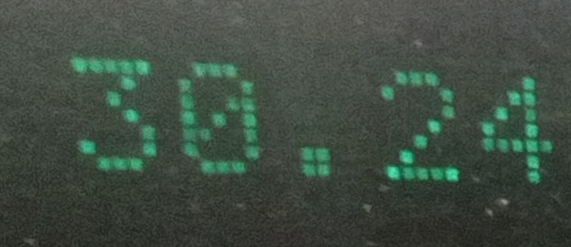
#> input picture pdf_generator/sipa_08/cropped_images/8/f01_cropped.png, 571 x 247 px; its folder holds 6 pictures in this run
$ jupyter execute --allow-errors sipa8_Conversion_pdf_generator.ipynb   (shell and % lines are left out)
#> lines starting #> are read from the running program, lines starting #| are printed output that depends on the picture; after the words box and inside, x2 and y2 are one past the last pixel; in counts of white or black regions, pixels touching at a corner belong together
### project_functions/ad_functions.py
from matplotlib import pyplot as plt
import pytesseract
import pandas as pd
import numpy as np
import random
import cv2
import os
import re


#########################################################################################################
# Function to show an image using pyplot
def show_img(img, size=12, title=None):
    """
    Displays an image using Matplotlib.

    Args:
        img (numpy.ndarray): The image to display, in BGR format.
        size (int, optional): The size of the displayed figure. Default is 12.
        title (str, optional): The title to display above the image. Default is None.

    Returns:
        None
    """

    # Get the current figure and set its size to the given size.
    fig = plt.gcf()
    fig.set_size_inches(size, size)

    # Turn off the axis to remove the ticks and labels.
    plt.axis("off")

    # Convert the image from BGR to RGB and display it using Matplotlib.
    plt.imshow(cv2.cvtColor(img, cv2.COLOR_BGR2RGB))

    # If a title is provided, set the title of the plot.
    if title is not None:
        plt.title(title)

    # Show the plot.
    plt.show()


#########################################################################################################
# Display four images
# [41 lines left out: function display_four_images, not called in this run]


#########################################################################################################
def display_ten_images(folder_path, title=None):
    """
    Displays ten images from a directory using Matplotlib.

    Args:
        folder_path (str): The path to the directory containing the images.
        title (str, optional): The title to display above the images. Default is None.

    Returns:
        None
    """
#> called with folder_path = './cropped_images/8/', title = 'SIPA 8 Images Cropped'
    # Get the list of all files in the directory
    filenames = os.listdir(folder_path)
    # Select the first 10 files from the list
    selected_files = filenames[:10]

    # Initialize the figure and axis
    fig, axs = plt.subplots(5, 2, figsize=(10, 12), facecolor="#808080")

    # Iterate through the selected files and plot the image
    for i, f in enumerate(selected_files):
        img = cv2.imread(os.path.join(folder_path, f))
#> img is the input picture: shape (247, 571, 3); mean B, G, R 66.3, 77, 64
        img = cv2.cvtColor(img, cv2.COLOR_BGR2RGB)
        axs[i // 2, i % 2].imshow(img)
        axs[i // 2, i % 2].axis("off")
        axs[i // 2, i % 2].grid(False)
        axs[i // 2, i % 2].set_title(f)

    # Remove the grid lines from the empty subplots
    for ax in axs.flat:
        ax.grid(False)
        ax.set_xticks([])
        ax.set_yticks([])
        ax.set_facecolor("#808080")
        for sp in ax.spines.values():
            sp.set_visible(False)
#> this loop made 10 passes

    # Set the overall chart title
    fig.suptitle(title, fontsize=20, fontweight=700)

    plt.show()
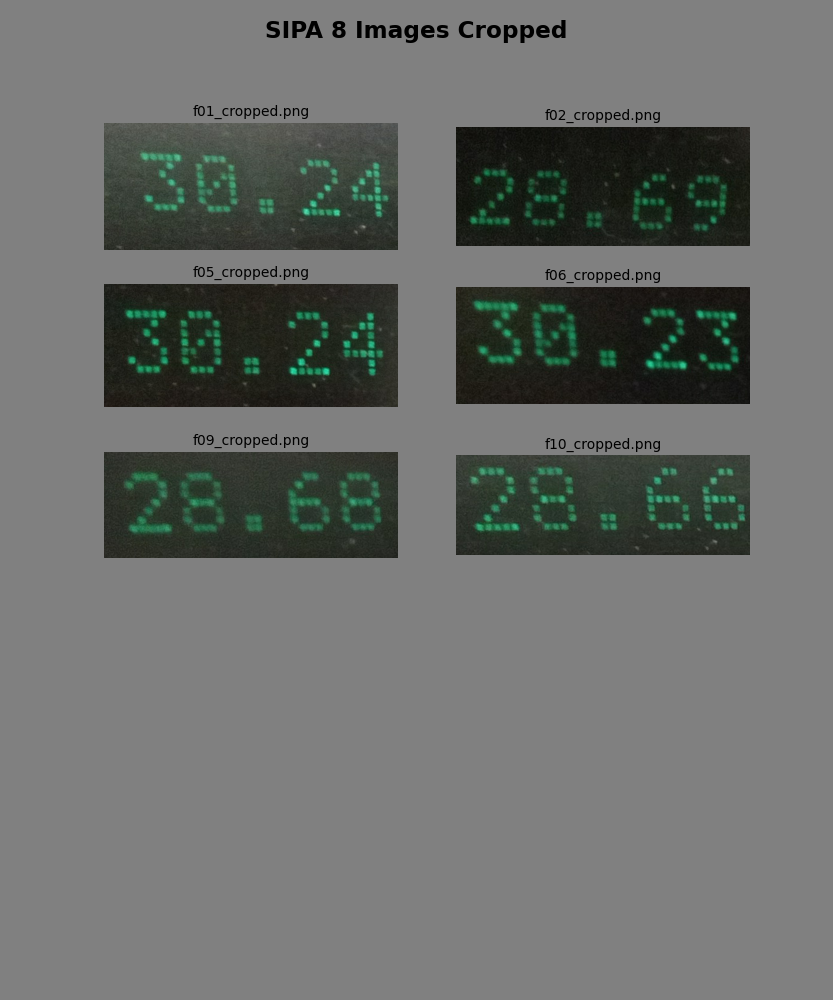
#> figure drawn by matplotlib, 6 panels


#########################################################################################################
# Read Input File - parameter number of the folder
# [110 lines left out: functions read_input_file_list, is_image, read_resize_data, get_text, not called in this run]


#########################################################################################################
# Read text using pytesseract and return the text
def get_text_lets(image):
    """
    Uses Tesseract OCR to extract text from an input image.

    Args:
        image (numpy.ndarray): The input image to extract text from.

    Returns:
        A tuple containing the extracted text as strings: (text_lets, text_eng).
    """

    # psm 6 = Assume a single uniform block of text.
    config_tesseract = "--tessdata-dir ./ttesseract_langs --oem 1 --psm 7"

    # Read text from image using Seven Segment training data

    # text_ssd = pytesseract.image_to_string(image, lang="letsgodigital", config=config_tesseract)
    text_ssd = pytesseract.image_to_string(image, lang="ssd", config=config_tesseract)

    # text_lets = pytesseract.image_to_string(image, lang="ssd", config=config_tesseract)
    text_lets = pytesseract.image_to_string(
        image, lang="letsgodigital", config=config_tesseract
    )

    # Read text from image using English character training data
    text_eng = pytesseract.image_to_string(image, lang="eng", config=config_tesseract)

    text_dmx = pytesseract.image_to_string(
        image, lang="dotslayer", config=config_tesseract
    )

    # Clean text
    text_lets = "".join(c for c in text_lets if c.isdigit() or c == ".")
    text_ssd = "".join(c for c in text_ssd if c.isdigit() or c == ".")
    text_eng = "".join(c for c in text_eng if c.isdigit() or c == ".")
    text_dmx = "".join(c for c in text_dmx if c.isdigit() or c == ".")

    return text_lets, text_ssd, text_eng, text_dmx


#########################################################################################################
# Process using Thresh and return text for Seven Segment Display and English
# [170 lines left out: functions process_file_thresh, process_file_closing, process_adaptive_gaussian, process_otsu, not called in this run]


#########################################################################################################
def read_dot_matrix_image(image):
    """
    Takes an image and performs image processing operations to create a binary image with black dots on a white background,
    which represents the original dot matrix image.

    Args:
    - image: a numpy.ndarray representing the input image

    Returns:
    - close: a numpy.ndarray representing the processed image
    """

    # Load the image using OpenCV
    # image = cv2.imread(image_path)

    # Convert the image to grayscale
    gray = cv2.cvtColor(image, cv2.COLOR_BGR2GRAY)

    # Threshold the image to create a binary image
    thresh = cv2.threshold(gray, 0, 255, cv2.THRESH_BINARY_INV | cv2.THRESH_OTSU)[1]

    # Perform morphological operations to remove noise and fill in gaps
    kernel = cv2.getStructuringElement(cv2.MORPH_RECT, (2, 2))
    opening = cv2.morphologyEx(thresh, cv2.MORPH_OPEN, kernel, iterations=1)
    close = cv2.morphologyEx(opening, cv2.MORPH_CLOSE, kernel, iterations=1)

    # Return the processed image
    return close


# [18 lines of commented-out code are left out]


def process_deblurred_image(gray_image, kernel_size, kernel_sd, signal_to_noise_ratio):
    """
    Applies deconvolution to a grayscale image using a Wiener filter with a Gaussian blur kernel.

    Args:
        gray_image (numpy.ndarray): The grayscale input image as a 2D NumPy array.
        kernel_size (int): The size of the Gaussian blur kernel.
        kernel_sd (float): The standard deviation of the Gaussian blur kernel.
        signal_to_noise_ratio (float): The signal-to-noise ratio used for the Wiener filter.

    Returns:
        numpy.ndarray: The deblurred grayscale image as a 2D NumPy array.
    """

    # Define the blur kernel (e.g., Gaussian blur kernel)
    kernel = cv2.getGaussianKernel(kernel_size, kernel_sd)
    psf = kernel @ kernel.T

    # Define the Wiener filter
    psf /= np.sum(psf)
    otf = np.fft.fft2(psf)
    otf = np.conj(otf) / (np.abs(otf) ** 2 + signal_to_noise_ratio)
    wiener_filter = np.fft.ifft2(otf)

    # Perform deconvolution using the Wiener filter
    deblurred = cv2.filter2D(gray_image, -1, wiener_filter.real)

    return deblurred


#########################################################################################################
# Control loop for Sipa3 using stated size calculate thresh, closing, otsu and return array
# [85 lines left out: functions control_loop_sipa3, crop_image, not called in this run]


#########################################################################################################
def denoise_image(
    image, h=6, hForColorComponents=6, templateWindowSize=7, searchWindowSize=21
):
    """
    Apply non-local means denoising to an input image using OpenCV.

    Args:
        image (numpy.ndarray): A 3-channel color image with pixel values in the range [0, 255].
        h (float): The parameter that controls the filter strength. A larger value of `h` results in stronger denoising. Default is 6.
        hForColorComponents (float): The parameter that controls the filter strength for color images. A larger value of `hForColorComponents` results in stronger denoising of color components. Default is 6.
        templateWindowSize (int): The size of the window used for the non-local means algorithm. A larger value of `templateWindowSize` results in smoother denoising, but at the cost of blurring fine details. Default is 7.
        searchWindowSize (int): The size of the search window used for the non-local means algorithm. A larger value of `searchWindowSize` results in better noise reduction, but at the cost of longer computation time. Default is 21.

    Returns:
        numpy.ndarray: The denoised image.

    """
    return cv2.fastNlMeansDenoisingColored(
        image, None, h, hForColorComponents, templateWindowSize, searchWindowSize
    )


#########################################################################################################
# [31 lines left out: function mask_red, not called in this run]


#########################################################################################################
def mask_green(img):
    """
    Returns an image with only the green pixels from the input image.

    Parameters:
    img (numpy.ndarray): Input image in BGR format.

    Returns:
    numpy.ndarray: Output image with only the green pixels from the input image.

    """
    img_hsv = cv2.cvtColor(img, cv2.COLOR_BGR2HSV)
#> img_hsv: shape (247, 571, 3); mean H, S, V 55.1, 43.1, 77

    # define range of green color in HSV
    lower_green = np.array([40, 50, 50])
    upper_green = np.array([80, 255, 255])

    # create a mask with the specified green range
    mask = cv2.inRange(img_hsv, lower_green, upper_green)
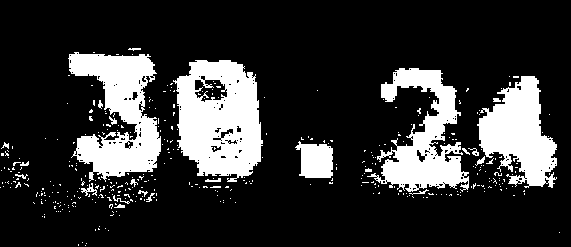
#> mask: shape (247, 571); 19.7% white; 387 white regions (363 under 20 px), largest, box (x1, y1, x2, y2) and area: (173, 60, 263, 182) 7750, (68, 52, 161, 182) 6547, (367, 68, 469, 192) 5607

    # apply the mask to the image to get the output image
    output_img = cv2.bitwise_and(img, img, mask=mask)
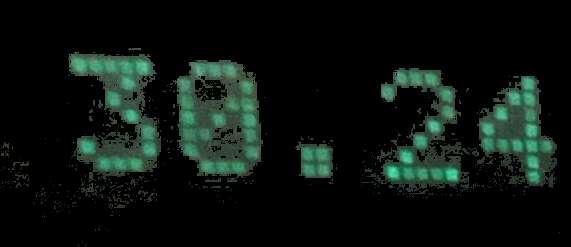
#> output_img: shape (247, 571, 3); mean B, G, R 15.4, 19.9, 11.6
#> `gray = cv2.cvtColor(img_masked_green, cv2.COLOR_BGR2GRAY)`:
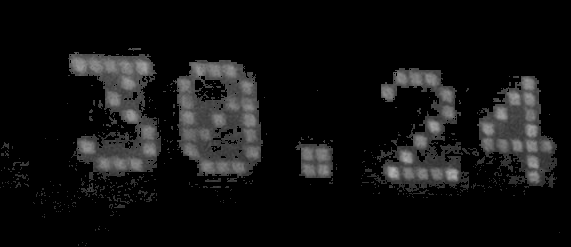
#> gray: shape (247, 571); min 0, max 181, mean 16.9

    return output_img


# [22 lines of commented-out code are left out]
def preprocess_motsu_image(img):
    """
    Preprocess an input image using the Motsu thresholding technique.
    This function applies a series of image processing techniques, including
    green color masking, grayscale conversion, Gaussian blurring, inversion,
    and thresholding. The resulting image is suitable for further processing or analysis.

    Args:
        img (numpy.ndarray): A BGR input image (3-channel).

    Returns:
        numpy.ndarray: A preprocessed binary image using Motsu thresholding.
    """

    # Mask the green color in the input image
    masked_green = mask_green(img)

    # Convert the masked image to grayscale
    masked_green_gray = cv2.cvtColor(masked_green, cv2.COLOR_BGR2GRAY)

    # Apply a Gaussian blur with a kernel size of (3, 3)
    blur_kernel = (5, 5)
    blurred_img = cv2.GaussianBlur(masked_green_gray, blur_kernel, 0)

    # Invert the blurred image
    inverted_img = cv2.bitwise_not(blurred_img)

    # Apply Motsu thresholding with a binary threshold and Otsu's method
    thresh_img = cv2.threshold(
        inverted_img, 80, 155, cv2.THRESH_BINARY | cv2.THRESH_OTSU
    )[1]

    # Apply a second Gaussian blur with a kernel size of (5, 5)
    blur_img = cv2.GaussianBlur(thresh_img, (5, 5), 0)

    # Apply the final Motsu thresholding
    ret, motsu_img = cv2.threshold(
        blur_img, 0, 255, cv2.THRESH_BINARY + cv2.THRESH_OTSU
    )

    return motsu_img


#########################################################################################################
# [163 lines left out: functions delete_file, invert_thresh, plot_label_frequencies, get_rotation_angle, rotate_image, not called in this run]

### project_functions/sipa_rep_functions.py
from reportlab.platypus import Table, Image
from reportlab.lib import colors
import os
import io
import numpy as np
import sys

from PIL import Image as PILImage

sys.path.append("../../Seperate_Folders/functions/")
import ad_functions as adfns
import sipa08_functions as s8fns

# os.chdir(r"d:/MTU/_Project_Grunt_Work/pdf_test/sipa_08")

###############################################################################################################################################
def delete_file(filename):
    if os.path.exists(filename):
        os.remove(filename)
        print(f"{filename} has been deleted.")
    else:
        print(f"{filename} does not exist.")


###############################################################################################################################################
# [276 lines left out: functions genHeaderTable, sipa08_genBodyTable, genFooterTable, genADADBodyTable, not called in this run]


def test_body(width, height, image_matrix, chunkSize):

    return "test_body"


############################################################################################################
# [208 lines left out: functions s09_genBodyTable, s09_crnn_genBodyTable, not called in this run]

### project_functions/sipa08_functions.py
import cv2
import sys
import numpy as np
from PIL import Image as PILImage
from io import BytesIO

sys.path.append("../../Seperate_Folders/functions/")
import ad_functions as adfns
import sipa_rep_functions as sf


# ###############################################################################################################################################
def get_images(file_list_segment, file_path):

    # print("in get_images")
    # Initialize an empty 5D NumPy array with dimensions (0, 7, 300, 300, 3)
    images_matrix = np.empty((0, 7, 300, 300, 3), dtype=np.uint8)
    digits_matrix = np.empty((0, 28), dtype=np.object)

    for index, filename in enumerate(file_list_segment):

        # print("filename:", filename)

        # Read the image and perform initial processing
        img = cv2.imread(file_path + filename)
        img_masked_green = adfns.mask_green(img)
        gray = cv2.cvtColor(img_masked_green, cv2.COLOR_BGR2GRAY)
        # print("gray.shape:", gray.shape)

        # Perform deconvolution using the Wiener filter
        kernel_size = 5
        kernel_sd = 0
        signal_to_noise_ratio = 0.1
        deblurred = adfns.process_deblurred_image(
            gray, kernel_size, kernel_sd, signal_to_noise_ratio
        )
        # print("deblurred.shape:", deblurred.shape)

        # Apply thresholding to the deblurred image
        thresh = cv2.threshold(deblurred, 0, 55, cv2.THRESH_BINARY | cv2.THRESH_OTSU)[1]
        # print("thresh.shape:", thresh.shape)
        thresh = cv2.cvtColor(thresh, cv2.COLOR_GRAY2BGR)
        deblurred = cv2.cvtColor(deblurred, cv2.COLOR_GRAY2BGR)

        # Apply denoising to the masked image and color denoising to the masked image
        dst = cv2.fastNlMeansDenoisingColored(img_masked_green, None, 6, 16, 7, 21)
        denoise_image = adfns.denoise_image(img_masked_green)

        motsu_image = adfns.preprocess_motsu_image(img)
        # Read the dot matrix image from the masked image
        dot_matrix_image = adfns.read_dot_matrix_image(img_masked_green)
        # print("dot_matrix_image.shape:", dot_matrix_image.shape)
        dot_matrix_image = cv2.cvtColor(dot_matrix_image, cv2.COLOR_GRAY2BGR)
        motsu_image = adfns.preprocess_motsu_image(img)
        motsu_image = cv2.cvtColor(motsu_image, cv2.COLOR_GRAY2BGR)

        (
            text_lets_original,
            text_ssd_original,
            text_eng_original,
            text_dotmatrix_original,
        ) = adfns.get_text_lets(img)
        (
            text_lets_masked,
            text_ssd_masked,
            text_eng_masked,
            text_dotmatrix_masked,
        ) = adfns.get_text_lets(img_masked_green)
        (
            text_lets_deblurred,
            text_ssd_deblurred,
            text_eng_deblurred,
            text_dotmatrix_deblurred,
        ) = adfns.get_text_lets(deblurred)
        (
            text_lets_thresh,
            text_ssd_thresh,
            text_eng_thresh,
            text_dotmatrix_thresh,
        ) = adfns.get_text_lets(thresh)

        (
            text_lets_deionised,
            text_ssd_deionised,
            text_eng_deionised,
            text_dotmatrix_deionised,
        ) = adfns.get_text_lets(denoise_image)

        (
            text_lets_dst,
            text_ssd_dst,
            text_eng_dst,
            text_dotmatrix_dst,
        ) = adfns.get_text_lets(dst)

        (
            text_lets_dotmatrix,
            text_ssd_dotmatrix,
            text_eng_dotmatrix,
            text_dotmatrix_dotmatrix,
        ) = adfns.get_text_lets(dot_matrix_image)

        (
            text_lets_motsu,
            text_ssd_motsu,
            text_eng_motsu,
            text_dotmatrix_motsu,
        ) = adfns.get_text_lets(motsu_image)

        # print("text_dotmatrix_dotmatrix:", text_dotmatrix_dotmatrix)

        # create an empty numpy array with the defined data types
        stacked_digits_array = np.empty((1, 28), dtype=np.object)

        # populate the stacked_digits_array with the values from the tesseract output
        stacked_digits_array[0, 0] = text_lets_original
        stacked_digits_array[0, 1] = text_ssd_original
        stacked_digits_array[0, 2] = text_eng_original
        stacked_digits_array[0, 3] = text_dotmatrix_original

        stacked_digits_array[0, 4] = text_lets_masked
        stacked_digits_array[0, 5] = text_ssd_masked
        stacked_digits_array[0, 6] = text_eng_masked
        stacked_digits_array[0, 7] = text_dotmatrix_masked

        stacked_digits_array[0, 8] = text_lets_deblurred
        stacked_digits_array[0, 9] = text_ssd_deblurred
        stacked_digits_array[0, 10] = text_eng_deblurred
        stacked_digits_array[0, 11] = text_dotmatrix_deblurred

        stacked_digits_array[0, 12] = text_lets_thresh
        stacked_digits_array[0, 13] = text_ssd_thresh
        stacked_digits_array[0, 14] = text_eng_thresh
        stacked_digits_array[0, 15] = text_dotmatrix_thresh

        # [4 lines of commented-out code are left out]
        stacked_digits_array[0, 16] = text_lets_motsu
        stacked_digits_array[0, 17] = text_ssd_motsu
        stacked_digits_array[0, 18] = text_eng_motsu
        stacked_digits_array[0, 19] = text_dotmatrix_motsu

        stacked_digits_array[0, 20] = text_lets_dst
        stacked_digits_array[0, 21] = text_ssd_dst
        stacked_digits_array[0, 22] = text_eng_dst
        stacked_digits_array[0, 23] = text_dotmatrix_dst

        stacked_digits_array[0, 24] = text_lets_dotmatrix
        stacked_digits_array[0, 25] = text_ssd_dotmatrix
        stacked_digits_array[0, 26] = text_eng_dotmatrix
        stacked_digits_array[0, 27] = text_dotmatrix_dotmatrix

        # print("stacked_digits_array[0, 27]", stacked_digits_array[0, 27])

        # Create a 5D NumPy array with dimensions (1, 7, 300, 300, 3) and copy the color channels
        images_line = np.empty((1, 7, 300, 300, 3), dtype=np.uint8)
        images_line[0, 0] = cv2.resize(img, (300, 300))
        images_line[0, 1] = cv2.resize(img_masked_green, (300, 300))
        images_line[0, 2] = cv2.resize(deblurred, (300, 300))
        images_line[0, 3] = cv2.resize(thresh, (300, 300))
        images_line[0, 4] = cv2.resize(motsu_image, (300, 300))
        # images_line[0, 5] = cv2.resize(denoise_image, (300, 300))
        images_line[0, 5] = cv2.resize(dst, (300, 300))
        images_line[0, 6] = cv2.resize(dot_matrix_image, (300, 300))

        # print(f"images_matrix shape before vstack: {images_matrix.shape}")
        # print(f"images_line shape: {images_line.shape}")

        # Add the images_line to the images_matrix array
        images_matrix = np.vstack((images_matrix, images_line))
        digits_matrix = np.vstack((digits_matrix, stacked_digits_array))

        # print(f"images_matrix shape after vstack: {images_matrix.shape}")

    return images_matrix, digits_matrix


# ###############################################################################################################################################
# [112 lines left out: functions get_two_images, format_image_for_pdf, parse_digits_list, not called in this run]

### pdf_generator/sipa_08/sipa8_Conversion_pdf_generator.ipynb
[cell 1]
from reportlab.lib.pagesizes import A4, landscape
from reportlab.platypus import Table
from reportlab.lib.units import inch
from reportlab.pdfgen import canvas

[cell 2]
import sys
sys.path.append("../../Seperate_Folders/functions/")
from matplotlib import pyplot as plt
import ad_functions as adfns
import sipa_rep_functions as sf
import sipa08_functions as s8fns
import pytesseract
import cv2
import numpy as np
import pandas as pd
import os
import shutil
from icecream import ic

# psm 6 = Assume a single uniform block of text.
config_tesseract = '--tessdata-dir ./ttesseract_langs --psm 7 digits'

[cell 3]
# file_path = "./sipaimages/8/"
# file_list = os.listdir(file_path)

[cell 4]
file_path = "./cropped_images/8/"
file_list = os.listdir(file_path)

[cell 5]
print(os.getcwd())

[cell 6]
file_list, len(file_list)

[cell 7]
adfns.display_ten_images(file_path, "SIPA 8 Images Cropped")

#> (a cell that did not finish here is left out)

#> in process_deblurred_image, `deblurred = cv2.filter2D(gray_image, -1, wiener_filter.real)`:
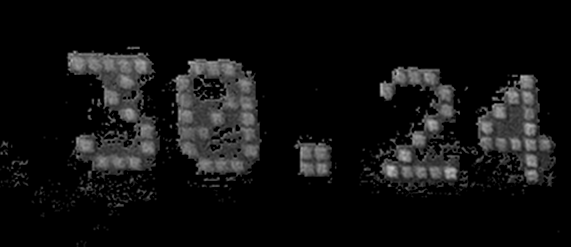
#> deblurred: shape (247, 571); min 0, max 199, mean 16.4
#> (the rest of the program and of its run is left out)
